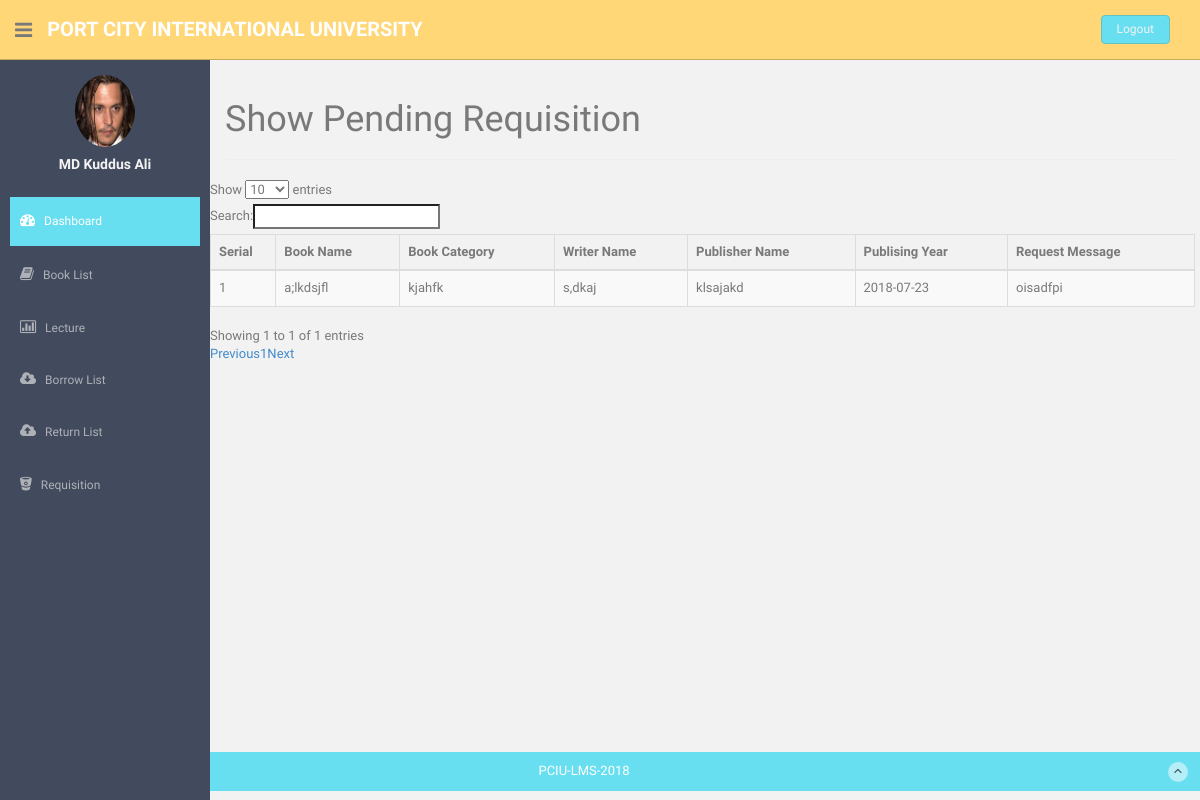
Page /view/Teacher/Requisition/showPendingRequisition.php (signed in) on the committed database.
### tables this page shows
CREATE TABLE `teachers_info` (
  `id` int(11) NOT NULL,
  `u_id` varchar(200) NOT NULL,
  `full_name` varchar(200) NOT NULL,
  `mobile_no` varchar(200) NOT NULL,
  `email` varchar(200) NOT NULL,
  `password` varchar(200) NOT NULL,
  `dept` varchar(200) NOT NULL,
  `joining_date` date NOT NULL,
  `photo` varchar(200) NOT NULL,
  `status` varchar(10) NOT NULL
);

CREATE TABLE `teachers_requisition` (
  `requisition_id` int(11) NOT NULL,
  `u_id` varchar(200) NOT NULL,
  `book_name` varchar(200) NOT NULL,
  `book_category` varchar(200) NOT NULL,
  `publisher_name` varchar(200) NOT NULL,
  `writer_name` varchar(200) NOT NULL,
  `publishing_year` varchar(200) NOT NULL,
  `description` text NOT NULL,
  `status` int(11) NOT NULL DEFAULT '0'
);

### Model/Teacher.php (called while the page is built, shortened)
<?php
class Teacher{
    public function teacherSidebar($email){
        $obj = new DataBase();
        $DBH =$obj->DBconnection();
        $sql="SELECT * FROM `teachers_info` WHERE `email`='$email'";
        $prepared=$DBH->query($sql);
        $prepared->setFetchMode(PDO::FETCH_OBJ);
        $result=$prepared->fetch();
        return $result;
    }
    public function ShowPendingRequisition($session_uid){
        $obj = new DataBase();
        $DBH =$obj->DBconnection();
        $sql= "SELECT * FROM `teachers_requisition` WHERE `u_id`='$session_uid' AND `status` = 0";
        $conn = $DBH->prepare($sql);
        $conn->setFetchMode(PDO::FETCH_OBJ);
        $conn->execute();
        $result=$conn->fetchAll();
        return $result;
    }
}

### view/Teacher/Requisition/showPendingRequisition.php (the view, shortened to what this page needs)
<?php
include_once "../../../Model/Teacher.php";
$obj = new Teacher();
$all=$obj->ShowPendingRequisition($_SESSION['u_id']);
?>
<!DOCTYPE html>
<html lang="en">
<?php include_once "../template_lay/head.php" ?>
<body>
<section id="container" style="min-height: 94vh">
    <?php include_once "../template_lay/header.php" ?>
    <?php include_once "../template_lay/aside.php" ?>
    <section id="main-content">
        <section class="wrapper">
            <div class="page-header">
                <h1>
                    Show Pending Requisition
                </h1>
            </div>
            <div class="row">
                <table id="example" class="table table-striped table-bordered" width="100%" cellspacing="0">
                    <thead>
                    <tr>
                        <th>Serial</th>
                        <th>Book Name</th>
                        <th>Book Category</th>
                        <th>Writer Name</th>
                        <th>Publisher Name</th>
                        <th>Publising Year</th>
                        <th>Request Message</th>
                    </tr>
                    </thead>
                    <tbody>
                    <?php $serial =0; foreach ($all as $one){ $serial++?>
                        <tr>
                            <td><?php echo $serial?></td>
                            <td><?php echo $one->book_name?></td>
                            <td><?php echo $one->book_category?></td>
                            <td><?php echo $one->writer_name?></td>
                            <td><?php echo $one->publisher_name?></td>
                            <td><?php echo $one->publishing_year?></td>
                            <td><?php echo $one->description?></td>
                        </tr>
                    <?php }?>
                    </tbody>
                </table>
            </div><! --/row -->
        </section>
    </section>
</section>
<?php include_once "../template_lay/footer.php" ?>
</body>
</html>

### view/Teacher/template_lay/aside.php (shortened to what this page needs)
<?php
$obj = new Teacher();
$teacher=$obj->teacherSidebar($_SESSION['email']);
?>
<aside>
    <div id="sidebar"  class="nav-collapse ">
        <ul class="sidebar-menu" id="nav-accordion">
            <p class="centered"><a href="profile.html"><img src="<?php echo photo?><?php echo $teacher->photo?>" class="img-circle" width="60"></a></p>
            <h5 class="centered"><?php echo $teacher->full_name?></h5>
            <li class="mt">
                <a class="active" href="<?php echo tempUrlTec?>index.php">
                    <i class="fa fa-dashboard"></i>
                    <span>Dashboard</span>
                </a>
            </li>
            <li class="">
                <a href="<?php echo tempUrlTec?>Book/showBook.php" >
                    <i class="fa fa-book"></i>
                    <span>Book List</span>
                </a>
            </li>
            <li class="sub-menu">
                <a href="javascript:;" >
                    <i class="fa fa-bar-chart-o"></i>
                    <span>Lecture</span>
                </a>
            </li>
            <li class="sub-menu">
                <a href="javascript:;" >
                    <i class="fa fa-cloud-download"></i>
                    <span>Borrow List</span>
                </a>
            </li>
            <li class="">
                <a href="<?php echo tempUrlTec?>Return_list/return_list.php" >
                    <i class=" fa fa-cloud-upload"></i>
                    <span>Return List</span>
                </a>
            </li>
            <li class="sub-menu">
                <a href="javascript:;" >
                    <i class="fa fa-bitbucket"></i>
                    <span>Requisition</span>
                </a>
            </li>
        </ul>
    </div>
</aside>

### Theme/assets/css/style.css (style rules this page uses)
body { color: #797979; background: #f2f2f2; font-family: 'Ruda', sans-serif; padding: 0px !important; margin: 0px !important; font-size:13px; }
ul li { list-style: none; }
a, a:hover, a:focus { text-decoration: none; outline: none; }
#container { width: 100%; height: 100%; }
.centered { text-align: center; }
.mt { margin-top: 25px; }
#sidebar { width: 210px; height: 100%; position: fixed; background: #424a5d; }
#sidebar h5 { color: #f2f2f2; font-weight: 700; }
#sidebar ul li { position: relative; }
ul.sidebar-menu , ul.sidebar-menu li ul.sub { margin: -2px 0 0; padding: 0; }
ul.sidebar-menu { margin-top: 75px; }
ul.sidebar-menu li { margin-bottom: 5px; margin-left:10px; margin-right:10px; }
ul.sidebar-menu li.sub-menu { line-height: 15px; }
ul.sidebar-menu li a span { display: inline-block; }
ul.sidebar-menu li a { color: #aeb2b7; text-decoration: none; display: block; padding: 15px 0 15px 10px; font-size: 12px; outline: none; -webkit-transition: all 0.3s ease; -moz-transition: all 0.3s ease; -o-transition: all 0.3s ease; -ms-transition: all 0.3s ease; transition: all 0.3s ease; }
ul.sidebar-menu li a.active, ul.sidebar-menu li a:hover, ul.sidebar-menu li a:focus { background: #68dff0; color: #fff; display: block; -webkit-transition: all 0.3s ease; -moz-transition: all 0.3s ease; -o-transition: all 0.3s ease; -ms-transition: all 0.3s ease; transition: all 0.3s ease; }
ul.sidebar-menu li a i { font-size: 15px; padding-right: 6px; }
ul.sidebar-menu li a.active i { color: #fff; }
#main-content { margin-left: 210px; }
.wrapper { display: inline-block; margin-top: 60px; padding: 0 20px 15px 15px; width: 100%; }

### rows in the picture
teachers_info: photo (picture), full_name "MD Kuddus Ali"
teachers_requisition: book_name "a;lkdsjfl", book_category "kjahfk", writer_name "s,dkaj", publisher_name "klsajakd", publishing_year "2018-07-23", description "oisadfpi"
